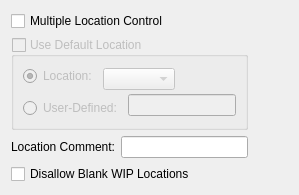
       <widget class="QWidget" name="_locationTab">
        <attribute name="title">
         <string>Location</string>
        </attribute>
        <layout class="QGridLayout" name="gridLayout_6">
         <item row="0" column="0">
          <layout class="QVBoxLayout" name="verticalLayout_2">
           <item>
            <widget class="QCheckBox" name="_locationControl">
             <property name="enabled">
              <bool>true</bool>
             </property>
             <property name="text">
              <string>Multiple Location Control</string>
             </property>
            </widget>
           </item>
           <item>
            <widget class="QGroupBox" name="_useDefaultLocation">
             <property name="enabled">
              <bool>false</bool>
             </property>
             <property name="sizePolicy">
              <sizepolicy hsizetype="Preferred" vsizetype="Fixed">
               <horstretch>0</horstretch>
               <verstretch>0</verstretch>
              </sizepolicy>
             </property>
             <property name="title">
              <string>Use Default Location</string>
             </property>
             <property name="checkable">
              <bool>true</bool>
             </property>
             <property name="checked">
              <bool>false</bool>
             </property>
             <layout class="QGridLayout" name="gridLayout_5">
              <item row="0" column="0">
               <widget class="QRadioButton" name="_location">
                <property name="text">
                 <string>Location:</string>
                </property>
                <property name="checked">
                 <bool>true</bool>
                </property>
               </widget>
              </item>
              <item row="0" column="1" rowspan="2" colspan="2">
               <layout class="QHBoxLayout" name="horizontalLayout_9">
                <item>
                 <widget class="XComboBox" name="_locations">
                  <property name="enabled">
                   <bool>false</bool>
                  </property>
                  <property name="sizePolicy">
                   <sizepolicy hsizetype="Expanding" vsizetype="Fixed">
                    <horstretch>0</horstretch>
                    <verstretch>0</verstretch>
                   </sizepolicy>
                  </property>
                 </widget>
                </item>
                <item>
                 <spacer name="horizontalSpacer_7">
                  <property name="orientation">
                   <enum>Qt::Horizontal</enum>
                  </property>
                  <property name="sizeHint" stdset="0">
                   <size>
                    <width>0</width>
                    <height>20</height>
                   </size>
                  </property>
                 </spacer>
                </item>
               </layout>
              </item>
              <item row="1" column="2" rowspan="2">
               <layout class="QHBoxLayout" name="horizontalLayout_10">
                <item>
                 <widget class="XLineEdit" name="_miscLocationName"/>
                </item>
                <item>
                 <spacer name="horizontalSpacer_8">
                  <property name="orientation">
                   <enum>Qt::Horizontal</enum>
                  </property>
                  <property name="sizeHint" stdset="0">
                   <size>
                    <width>0</width>
                    <height>20</height>
                   </size>
                  </property>
                 </spacer>
                </item>
               </layout>
              </item>
              <item row="2" column="0" colspan="2">
               <widget class="QRadioButton" name="_miscLocation">
                <property name="text">
                 <string>User-Defined:</string>
                </property>
               </widget>
              </item>
             </layout>
            </widget>
           </item>
           <item>
            <layout class="QHBoxLayout" name="horizontalLayout">
             <item>
              <widget class="QLabel" name="_locationCommentLit">
               <property name="text">
                <string>Location Comment:</string>
               </property>
               <property name="alignment">
                <set>Qt::AlignRight|Qt::AlignTrailing|Qt::AlignVCenter</set>
               </property>
               <property name="buddy">
                <cstring>_locationComments</cstring>
               </property>
              </widget>
             </item>
             <item>
              <widget class="XLineEdit" name="_locationComments"/>
             </item>
            </layout>
           </item>
           <item>
            <widget class="QCheckBox" name="_disallowBlankWIP">
             <property name="text">
              <string>Disallow Blank WIP Locations</string>
             </property>
            </widget>
           </item>
           <item>
            <spacer name="verticalSpacer">
             <property name="orientation">
              <enum>Qt::Vertical</enum>
             </property>
             <property name="sizeHint" stdset="0">
              <size>
               <width>20</width>
               <height>0</height>
              </size>
             </property>
            </spacer>
           </item>
          </layout>
         </item>
         <item row="0" column="1">
          <spacer name="horizontalSpacer_5">
           <property name="orientation">
            <enum>Qt::Horizontal</enum>
           </property>
           <property name="sizeHint" stdset="0">
            <size>
             <width>40</width>
             <height>20</height>
            </size>
           </property>
          </spacer>
         </item>
        </layout>
       </widget>
